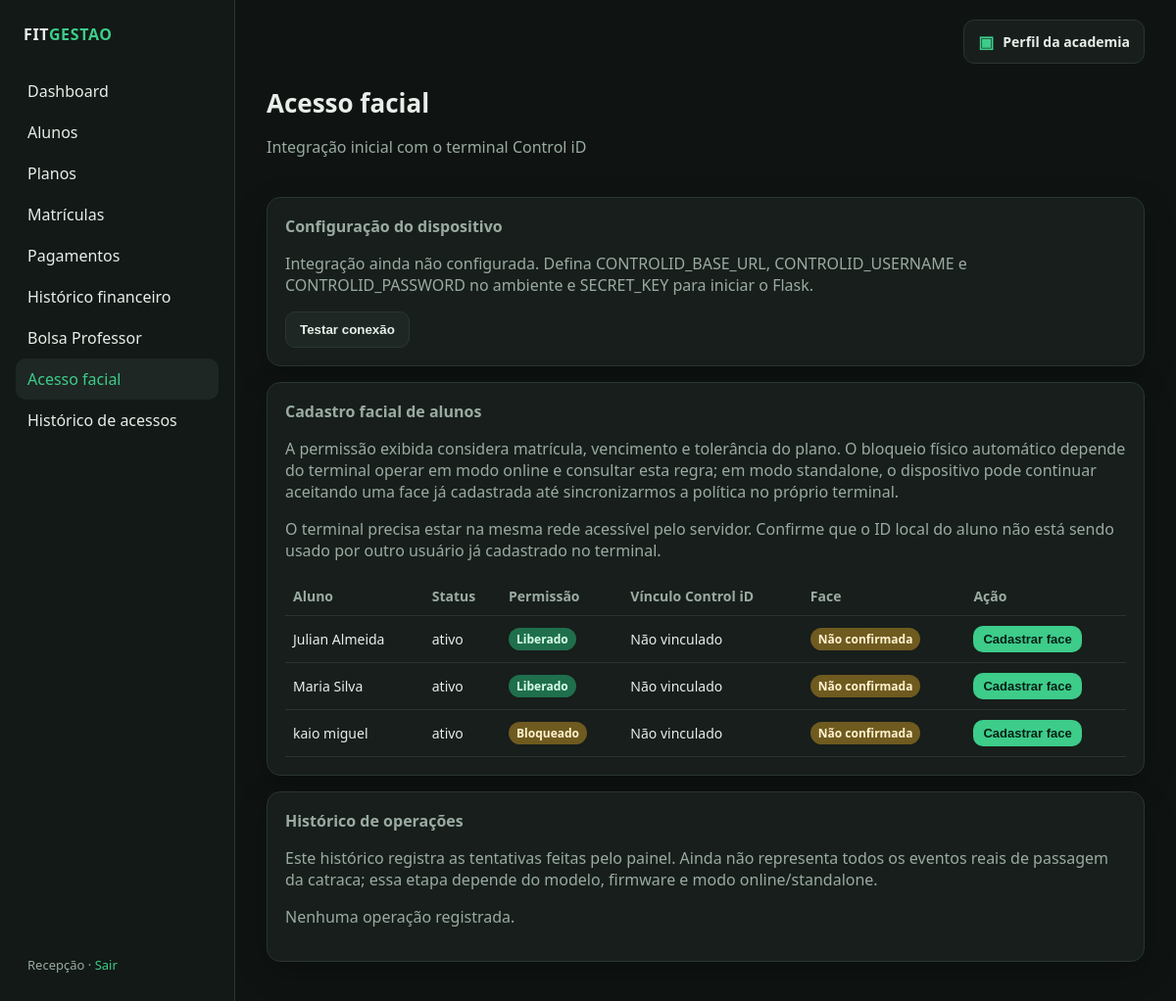
Screenshot of /acesso-facial/ (signed in) with the database file from the repository.
### app/models.py (models this page shows)
class User(UserMixin, db.Model):
    id = db.Column(db.Integer, primary_key=True)
    username = db.Column(db.String(80), unique=True, nullable=False)
    name = db.Column(db.String(120), nullable=False)
    password_hash = db.Column(db.String(255), nullable=False)
    payments = db.relationship("Payment", backref="registered_by", lazy=True)

class Student(db.Model):
    id = db.Column(db.Integer, primary_key=True)
    name = db.Column(db.String(120), nullable=False)
    document = db.Column(db.String(20), unique=True, nullable=False)
    phone = db.Column(db.String(30), nullable=True)
    email = db.Column(db.String(120), nullable=True)
    birth_date = db.Column(db.Date, nullable=True)
    status = db.Column(db.String(20), nullable=False, default="ativo")
    is_instructor = db.Column(db.Boolean, nullable=False, default=False)
    controlid_user_id = db.Column(db.Integer, unique=True, nullable=True)
    face_registered = db.Column(db.Boolean, nullable=False, default=False)
    created_at = db.Column(db.DateTime, server_default=db.func.now())
    enrollments = db.relationship(
        "Enrollment", backref="student", lazy=True, order_by="Enrollment.start_date.desc()"
    )

### app/routes/facial_access.py (the view)
@bp.route("/")
@login_required
def index():
    students = Student.query.order_by(Student.name).all()
    logs = AccessLog.query.order_by(AccessLog.created_at.desc()).limit(50).all()
    configured = bool(current_app.config.get("CONTROLID_BASE_URL") and
                      current_app.config.get("CONTROLID_USERNAME") and
                      current_app.config.get("CONTROLID_PASSWORD"))
    access_states = {student.id: access_decision(student) for student in students}
    return render_template("facial_access/index.html", students=students, logs=logs,
                           configured=configured, access_states=access_states)

### app/services.py (called while the page is built)
def has_valid_scholarship(student):
    if not student or student.status != "ativo":
        return False
    today = date.today()
    scholarship = ProfessorScholarship.query.filter(
        ProfessorScholarship.status == "ativa",
        ProfessorScholarship.start_date <= today,
        ((ProfessorScholarship.end_date.is_(None)) |
         (ProfessorScholarship.end_date >= today)),
        ((ProfessorScholarship.instructor_id == student.id) |
         (ProfessorScholarship.family_id == student.id)),
    ).first()
    return bool(scholarship and scholarship.instructor.status == "ativo")

def access_decision(student):
    today = date.today()
    if student.status != "ativo":
        return False, "Aluno inativo"
    if has_valid_scholarship(student):
        return True, "Acesso liberado: Bolsa Professor integral válida"
    enrollments = Enrollment.query.filter_by(student_id=student.id).all()
    current = [e for e in enrollments if e.status == "ativa" and e.start_date <= today <= e.end_date]
    if not current:
        return False, "Sem matrícula vigente"
    if any(e.is_delinquent for e in current):
        return False, "Pagamento vencido além do prazo de tolerância"
    return True, "Acesso liberado: matrícula vigente e financeiro em dia"

### app/templates/facial_access/index.html (shortened to what this page needs)
{% extends "base.html" %}
{% block content %}
<div class="topbar"><div><h1>Acesso facial</h1><p class="muted">Integração inicial com o terminal Control iD</p></div></div>
<div class="card">
  <h2>Configuração do dispositivo</h2>
  {% if configured %}
    <p class="muted">As variáveis de configuração foram encontradas. Teste a conexão antes de iniciar qualquer cadastro.</p>
  {% else %}
    <p class="muted">Integração ainda não configurada. Defina CONTROLID_BASE_URL, CONTROLID_USERNAME e CONTROLID_PASSWORD no ambiente e SECRET_KEY para iniciar o Flask.</p>
  {% endif %}
  <form method="post" action="{{ url_for('facial_access.test_connection') }}">
    <button class="btn secondary" type="submit" {% if not configured %}disabled{% endif %}>Testar conexão</button>
  </form>
</div>
<div class="card" style="margin-top:16px">
  <h2>Cadastro facial de alunos</h2>
  <p class="muted">A permissão exibida considera matrícula, vencimento e tolerância do plano. O bloqueio físico automático depende do terminal operar em modo online e consultar esta regra; em modo standalone, o dispositivo pode continuar aceitando uma face já cadastrada até sincronizarmos a política no próprio terminal.</p>
  <p class="muted">O terminal precisa estar na mesma rede acessível pelo servidor. Confirme que o ID local do aluno não está sendo usado por outro usuário já cadastrado no terminal.</p>
  {% if students %}
  <table><thead><tr><th>Aluno</th><th>Status</th><th>Permissão</th><th>Vínculo Control iD</th><th>Face</th><th>Ação</th></tr></thead><tbody>
  {% for s in students %}<tr>
    <td>{{ s.name }}</td><td>{{ s.status }}</td>
    <td>{% if access_states[s.id][0] %}<span class="badge pago">Liberado</span>{% else %}<span class="badge pendente" title="{{ access_states[s.id][1] }}">Bloqueado</span>{% endif %}</td>
    <td>{{ s.controlid_user_id or 'Não vinculado' }}</td>
    <td>{% if s.face_registered %}<span class="badge pago">Confirmada</span>{% else %}<span class="badge pendente">Não confirmada</span>{% endif %}</td>
    <td><form method="post" action="{{ url_for('facial_access.enroll', student_id=s.id) }}" onsubmit="return confirm('Iniciar cadastro facial no terminal Control iD para {{ s.name|e }}?')">
      <input type="hidden" name="csrf_token" value="{{ csrf_token() }}"><button class="btn small" type="submit" {% if not configured %}disabled{% endif %}>Cadastrar face</button>
    </form></td>
  </tr>{% endfor %}
  </tbody></table>
  {% else %}<p class="muted">Cadastre um aluno antes de iniciar o cadastro facial.</p>{% endif %}
</div>
<div class="card" style="margin-top:16px">
  <h2>Histórico de operações</h2>
  <p class="muted">Este histórico registra as tentativas feitas pelo painel. Ainda não representa todos os eventos reais de passagem da catraca; essa etapa depende do modelo, firmware e modo online/standalone.</p>
  {% if logs %}<table><thead><tr><th>Data</th><th>Aluno</th><th>Resultado</th><th>Detalhe</th><th>Origem</th></tr></thead><tbody>
  {% for log in logs %}<tr><td>{{ log.created_at.strftime('%d/%m/%Y %H:%M') if log.created_at else '—' }}</td><td>{{ log.student_name or '—' }}</td><td>{{ log.result }}</td><td>{{ log.reason }}</td><td>{{ log.source }}</td></tr>{% endfor %}
  </tbody></table>{% else %}<p class="muted">Nenhuma operação registrada.</p>{% endif %}
</div>
{% endblock %}

### app/templates/base.html (shortened to what this page needs)
<!doctype html>
<html lang="pt-BR">
<head>
  <link rel="stylesheet" href="{{ url_for('static', filename='css/style.css') }}">
</head>
<body>
<div class="layout">
  <aside class="sidebar">
    <p class="brand">FIT<span>GESTAO</span></p>
    <nav class="nav">
      <a href="{{ url_for('dashboard.index') }}" class="{{ 'active' if request.endpoint == 'dashboard.index' }}">Dashboard</a>
      <a href="{{ url_for('students.list_students') }}" class="{{ 'active' if request.endpoint and request.endpoint.startswith('students.') }}">Alunos</a>
      <a href="{{ url_for('plans.list_plans') }}" class="{{ 'active' if request.endpoint and request.endpoint.startswith('plans.') }}">Planos</a>
      <a href="{{ url_for('enrollments.list_enrollments') }}" class="{{ 'active' if request.endpoint and request.endpoint.startswith('enrollments.') }}">Matrículas</a>
      <a href="{{ url_for('payments.list_payments') }}" class="{{ 'active' if request.endpoint and request.endpoint.startswith('payments.') }}">Pagamentos</a>
      <a href="{{ url_for('payments.history') }}" class="{{ 'active' if request.endpoint == 'payments.history' }}">Histórico financeiro</a>
      <a href="{{ url_for('scholarships.index') }}" class="{{ 'active' if request.endpoint and request.endpoint.startswith('scholarships.') }}">Bolsa Professor</a>
      <a href="{{ url_for('facial_access.index') }}" class="{{ 'active' if request.endpoint == 'facial_access.index' }}">Acesso facial</a>
      <a href="{{ url_for('facial_access.history') }}" class="{{ 'active' if request.endpoint == 'facial_access.history' }}">Histórico de acessos</a>
    </nav>
    <div class="user">
      {{ current_user.name }} · <a href="{{ url_for('auth.logout') }}">Sair</a>
    </div>
  </aside>
  <main class="main">
    <div class="main-top-actions">
      <a class="academy-profile-link {{ 'active' if request.endpoint and request.endpoint.startswith('academy.') }}"
         href="{{ url_for('academy.profile') }}">
        <span class="academy-profile-icon">▣</span>
        <span>Perfil da academia</span>
      </a>
    </div>
    {% block content %}{% endblock %}
  </main>
</div>
</body>
</html>

### app/static/css/style.css (style rules this page uses)
:root { --bg: #0f1412; --panel: #171e1b; --panel-2: #1e2723; --line: #2a3530; --text: #e8eee9; --muted: #9aaba1; --accent: #3dcc8a; --accent-dim: #1f6f4d; --danger: #e05a5a; --warn: #e0b45a; --info: #5aa8e0; --radius: 14px; --shadow: 0 10px 30px rgba(0, 0, 0, 0.28); font-family: "Segoe UI", system-ui, sans-serif; }
* { box-sizing: border-box; }
html, body { margin: 0; min-height: 100%; background: var(--bg); color: var(--text); }
a { color: var(--accent); text-decoration: none; }
.layout { display: grid; grid-template-columns: 240px 1fr; min-height: 100vh; }
.sidebar { background: #121916; border-right: 1px solid var(--line); padding: 24px 16px; display: flex; flex-direction: column; gap: 8px; }
.brand { font-weight: 700; letter-spacing: 0.04em; margin: 0 8px 18px; }
.brand span { color: var(--accent); }
.nav a { display: block; color: var(--text); padding: 10px 12px; border-radius: 10px; text-decoration: none; }
.nav a:hover, .nav a.active { background: var(--panel-2); color: var(--accent); }
.sidebar .user { margin-top: auto; color: var(--muted); font-size: 13px; padding: 12px; }
.main { padding: 28px 32px 48px; }
.topbar { display: flex; justify-content: space-between; align-items: center; gap: 16px; margin-bottom: 24px; }
h1 { margin: 0; font-size: 26px; }
.muted { color: var(--muted); }
.card { background: var(--panel); border: 1px solid var(--line); border-radius: var(--radius); padding: 18px; box-shadow: var(--shadow); }
.card h2 { margin: 0 0 12px; font-size: 16px; color: var(--muted); font-weight: 600; }
.btn { display: inline-flex; align-items: center; justify-content: center; background: var(--accent); color: #062015; font-weight: 700; border: 0; border-radius: 10px; padding: 10px 14px; cursor: pointer; text-decoration: none; }
.btn.secondary { background: var(--panel-2); color: var(--text); border: 1px solid var(--line); }
.btn.small { padding: 6px 10px; font-size: 13px; }
table { width: 100%; border-collapse: collapse; }
th, td { text-align: left; padding: 10px 8px; border-bottom: 1px solid var(--line); font-size: 14px; }
th { color: var(--muted); font-weight: 600; }
.badge { display: inline-block; padding: 3px 8px; border-radius: 999px; font-size: 12px; font-weight: 700; }
.badge.ativa, .badge.pago, .badge.ativo { background: #1f6f4d; color: #d8ffe9; }
.badge.vencida, .badge.pendente { background: #6f5a1f; color: #fff3d0; }
.main-top-actions { display: flex; justify-content: flex-end; margin: -8px 0 22px; }
.academy-profile-link { display: inline-flex; align-items: center; gap: 9px; padding: 10px 14px; border: 1px solid var(--line); border-radius: 11px; background: var(--panel); color: var(--text); font-size: 14px; font-weight: 600; text-decoration: none; }
.academy-profile-icon { color: var(--accent); font-size: 17px; }

### rows the page displays
User: name "Recepção"
Student: name "Julian Almeida", status "ativo", shows "Liberado", controlid_user_id "Não vinculado", face_registered "Não confirmada"
Student: name "Maria Silva", status "ativo", shows "Liberado", controlid_user_id "Não vinculado", face_registered "Não confirmada"
Student: name "kaio miguel", status "ativo", controlid_user_id "Não vinculado", face_registered "Não confirmada"
